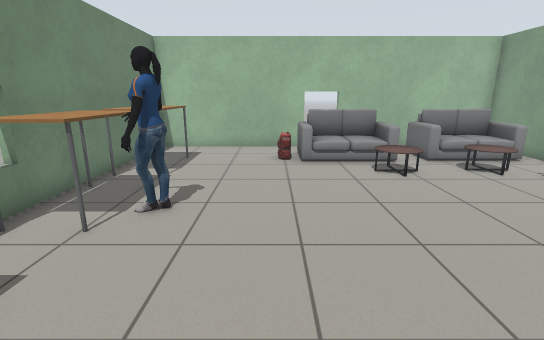
View 1 (above)

15 first-person views from a walk through a Gazebo world. The camera is 1.2 m above the floor, tilts 14° down and sees 85° across. The floor is counted in squares, 0.5 m on a side. Each view is taken from the middle of a square. On the plan, view 1 faces up. The plan holds only what a view shows up to about 19 squares ahead; the rest is blank. Some stock models are drawn as simple stand-ins. Some surface patterns are stand-ins.

View 2
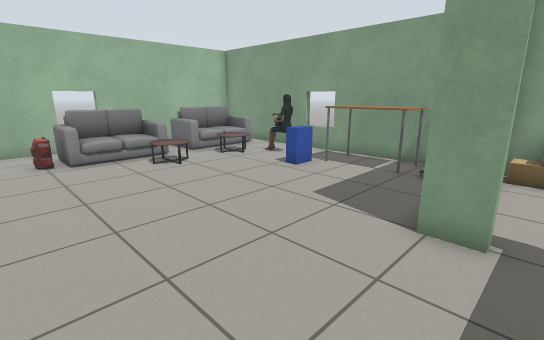

View 3
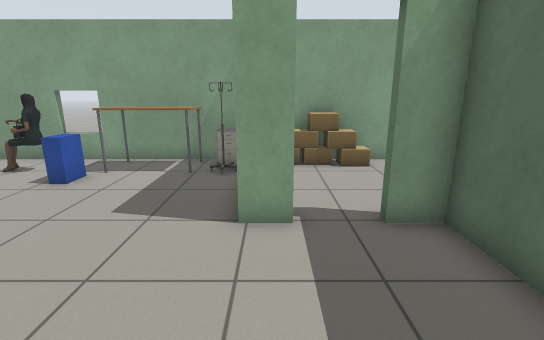

View 4
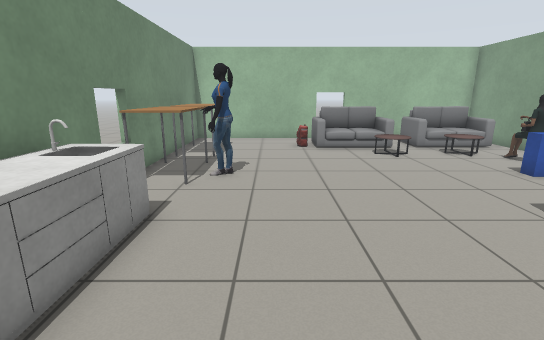

View 5
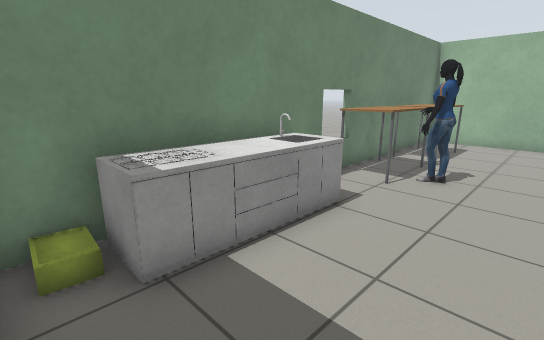

View 6
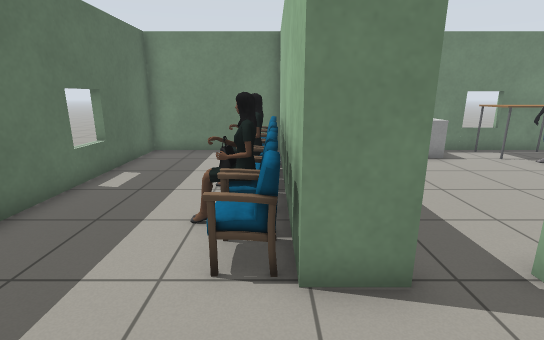

View 7
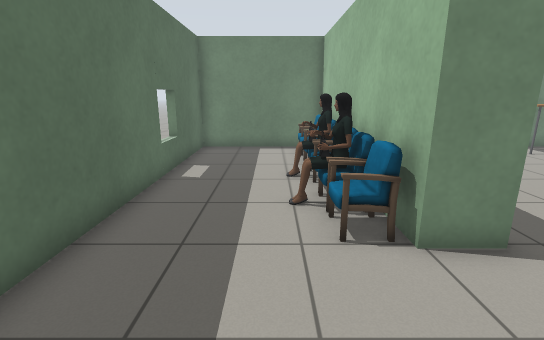

View 8
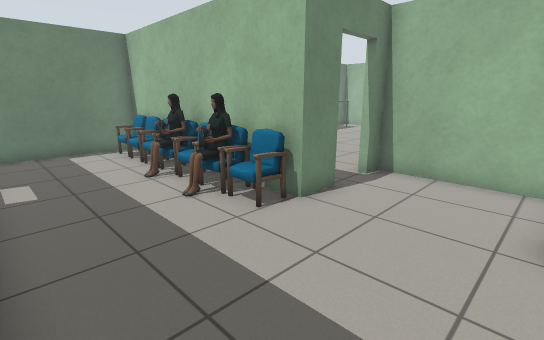

View 9
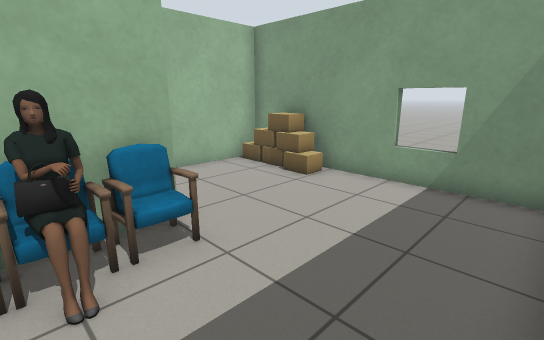

View 10
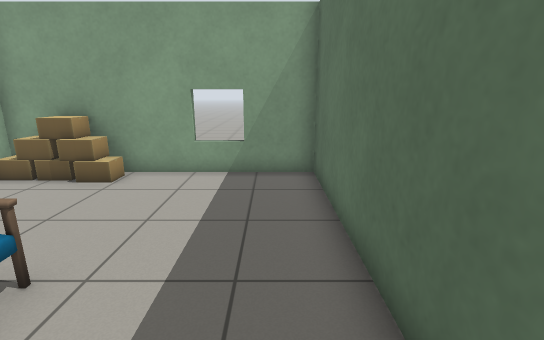

View 11
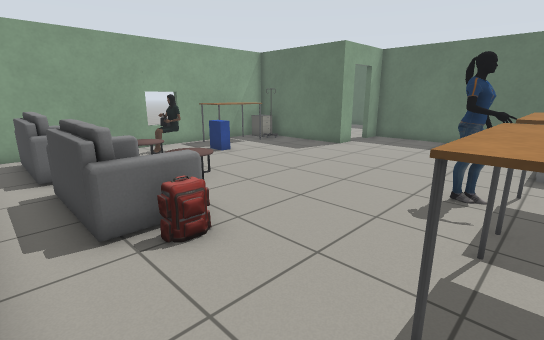

View 12
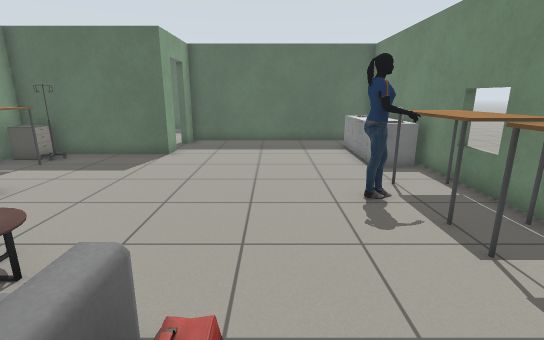

View 13
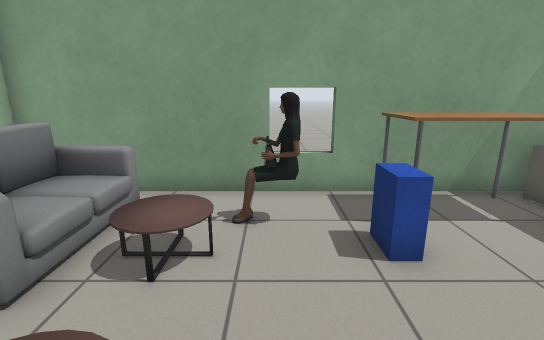

View 14
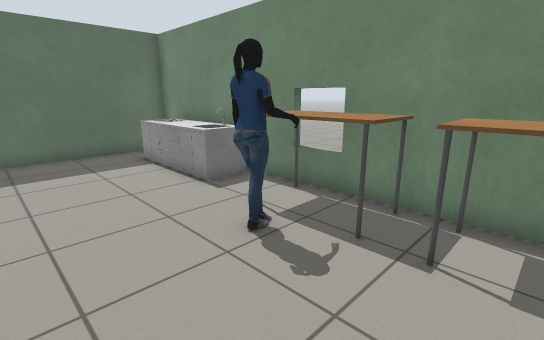

View 15
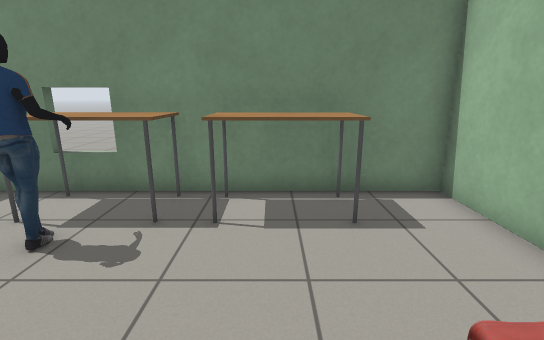

### Floor plan
Points are (right, up) in squares from view 1. A wall is a line through its corners. A room is listed if a view was taken in it or the views show most of it. See-through windows are left out.
Room 1 (views 1, 2, 3, 4, 5, 6, 7, 8, 9, 10, 11, 12, 13, 14, 15)
walls: (4.4, -0.4) (4.4, 0.6) (10.4, 0.6) (10.4, 1.6); (4.7, -2.2) (4.7, -3.7); (4.4, -3.2) (4.4, -2.2); (8.6, 0.4) (4.7, 0.4) (4.7, -0.4); (-5.3, 4.4) (-5.3, 3.6); (10.4, 5.6) (10.4, 14.4) (-5.3, 14.4) (-5.3, 11.4); (10.2, 6.5) (10.7, 6.5); (-4.4, -3.6) (-5.3, -3.6) (-5.3, -9.3) (10.4, -9.3) (10.4, -3.6); (-5.3, -3.3) (-3.4, -3.3); (10.7, 8) (10.2, 8); (3.1, 14.2) (3.1, 14.7); (10.8, -5.5) (10.2, -5.5); (-1.5, -9.2) (-1.5, -9.7)
ways out: open door at (4.5, -1.5)
objects: counter (-5, -2) to (-4, 3); table (-5, 5) to (-4, 8); table (-5, 9) to (-4, 12); chair (-4, -5) to (-3, -4); chair (-3, -5) to (-2, -4); person (-3, 6) to (-2, 6); chair (-1, -5) to (-1, -4); person (0, -5) to (0, -4); other object (0, 12); chair (1, -5); chair (1, -4) to (2, -4); sofa (1, 11) to (4, 13); person (2, -5) to (3, -5); chair (3, -4); chair (4, -5) to (4, -4); coffee table (4, 9) to (5, 10); sofa (6, 11) to (9, 13); suitcase (7, 6) to (8, 6); coffee table (7, 9) to (8, 10); other object (8, 2); person (8, 8) to (9, 8); cardboard box (9, -3) to (10, -3); cardboard box (9, -2); office chair (9, 1) to (10, 2); table (9, 3) to (10, 5); cardboard box (10, -2); cardboard box (10, -1); cardboard box (10, 0)

Where each view was taken, in squares from view 1:
view 1: 0 up, 0 right, facing up
view 2: 1 down, 1 left, facing up-right
view 3: 0 up, 1 left, facing right
view 4: 3 down, 1 left, facing up
view 5: 3 down, 0 right, facing up-left
view 6: 4 down, 8 right, facing left
view 7: 6 down, 9 right, facing left
view 8: 9 down, 9 right, facing up-left
view 9: 9 down, 2 right, facing up-right
view 10: 8 down, 1 right, facing right
view 11: 14 up, 4 left, facing down-right
view 12: 13 up, 0 right, facing down
view 13: 8 up, 3 right, facing right
view 14: 10 up, 1 right, facing down-left
view 15: 10 up, 2 right, facing left
